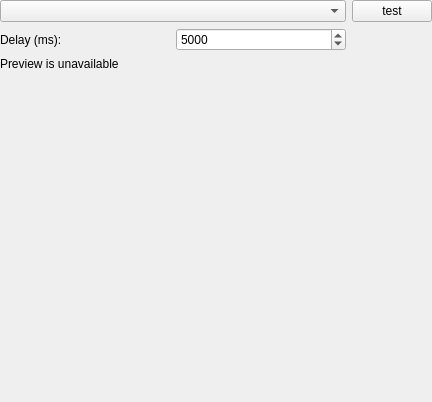
<?xml version="1.0" encoding="UTF-8"?>
<ui version="4.0">
 <class>AppearanceSettings</class>
 <widget class="QWidget" name="AppearanceSettings">
  <property name="geometry">
   <rect>
    <x>0</x>
    <y>0</y>
    <width>432</width>
    <height>402</height>
   </rect>
  </property>
  <property name="sizePolicy">
   <sizepolicy hsizetype="Preferred" vsizetype="Expanding">
    <horstretch>0</horstretch>
    <verstretch>0</verstretch>
   </sizepolicy>
  </property>
  <property name="windowTitle">
   <string>Form</string>
  </property>
  <layout class="QGridLayout" name="gridLayout">
   <property name="margin">
    <number>0</number>
   </property>
   <item row="0" column="2">
    <widget class="QPushButton" name="pushButton">
     <property name="sizePolicy">
      <sizepolicy hsizetype="Fixed" vsizetype="Fixed">
       <horstretch>0</horstretch>
       <verstretch>0</verstretch>
      </sizepolicy>
     </property>
     <property name="text">
      <string>test</string>
     </property>
    </widget>
   </item>
   <item row="6" column="0">
    <spacer name="verticalSpacer">
     <property name="orientation">
      <enum>Qt::Vertical</enum>
     </property>
     <property name="sizeHint" stdset="0">
      <size>
       <width>20</width>
       <height>40</height>
      </size>
     </property>
    </spacer>
   </item>
   <item row="0" column="0" colspan="2">
    <widget class="QComboBox" name="comboBox">
     <property name="sizePolicy">
      <sizepolicy hsizetype="Expanding" vsizetype="Fixed">
       <horstretch>0</horstretch>
       <verstretch>0</verstretch>
      </sizepolicy>
     </property>
    </widget>
   </item>
   <item row="3" column="0">
    <widget class="QLabel" name="labelSlider">
     <property name="text">
      <string>Delay (ms): </string>
     </property>
     <property name="margin">
      <number>6</number>
     </property>
    </widget>
   </item>
   <item row="3" column="1">
    <widget class="QSpinBox" name="spinBox">
     <property name="minimum">
      <number>100</number>
     </property>
     <property name="maximum">
      <number>60000</number>
     </property>
     <property name="singleStep">
      <number>100</number>
     </property>
     <property name="value">
      <number>5000</number>
     </property>
    </widget>
   </item>
   <item row="4" column="0">
    <widget class="QLabel" name="label">
     <property name="text">
      <string>Preview is unavailable</string>
     </property>
     <property name="margin">
      <number>6</number>
     </property>
    </widget>
   </item>
  </layout>
 </widget>
 <resources/>
 <connections/>
</ui>
